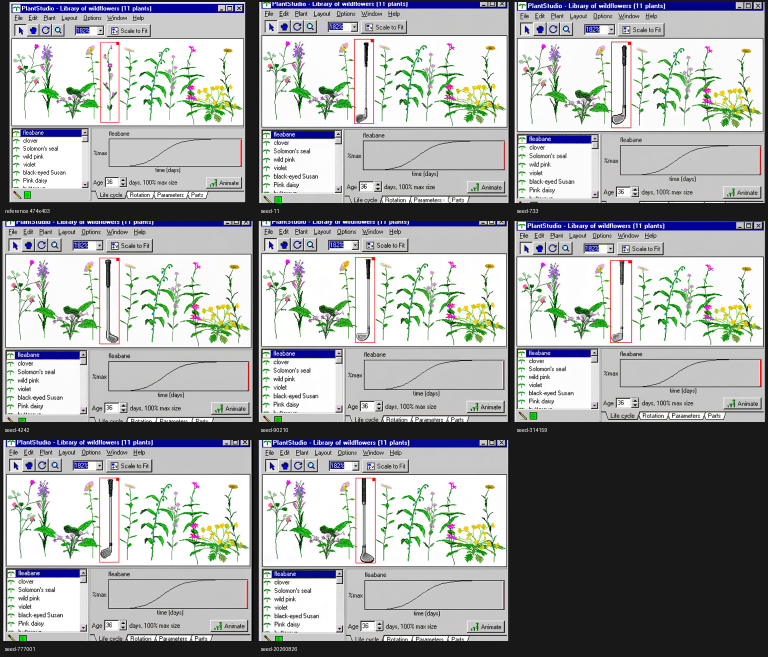
#> input picture artifacts/benchmarks/issue-53-seed-variance/contact-sheet.png, 1536 x 1314 px, given in place of plantstudio-main-window.png, which was not available (shown at 1/2 size)
$ python issue53_contact_sheet.py
#> lines starting #> are read from the running program, lines starting #| are printed output that depends on the picture; pictures that were not available may be replaced by others from this repository, and a replacement may not be noted
"""Build a labeled contact sheet for the Issue #53 seed-variance outputs."""

from pathlib import Path

from PIL import Image, ImageDraw

ROOT = Path(__file__).resolve().parent.parent
OUT = ROOT / "artifacts" / "benchmarks" / "issue-53-seed-variance"
REFERENCE = ROOT / "artifacts" / "references" / "plantstudio-main-window.png"

CELL_W, CELL_H, LABEL_H = 512, 410, 28


def main():
    tiles = [("reference 474x403", Image.open(REFERENCE).convert("RGB"))]
    for path in sorted(OUT.glob("outputs/seed-*.png"), key=lambda p: int(p.stem.split("-")[1])):
        tiles.append((path.stem, Image.open(path).convert("RGB")))
    columns, rows = 3, (len(tiles) + 2) // 3
#> columns = 3; rows = 1
    sheet = Image.new("RGB", (columns * CELL_W, rows * (CELL_H + LABEL_H)), (24, 24, 24))
#> sheet: PIL image 1536x438 RGB; every value is 24
    draw = ImageDraw.Draw(sheet)
    for index, (label, image) in enumerate(tiles):
        col, row = index % columns, index // columns
        image.thumbnail((CELL_W - 8, CELL_H - 8))
        x = col * CELL_W + (CELL_W - image.width) // 2
        y = row * (CELL_H + LABEL_H) + (CELL_H - image.height) // 2
        sheet.paste(image, (x, y))
        draw.text(
            (col * CELL_W + 10, row * (CELL_H + LABEL_H) + CELL_H + 6),
            label,
            fill=(255, 255, 255),
        )
#> this loop made 1 pass
#> (label, col, row, x, y) on pass 1: ('reference 474x403', 0, 0, 21, 4)
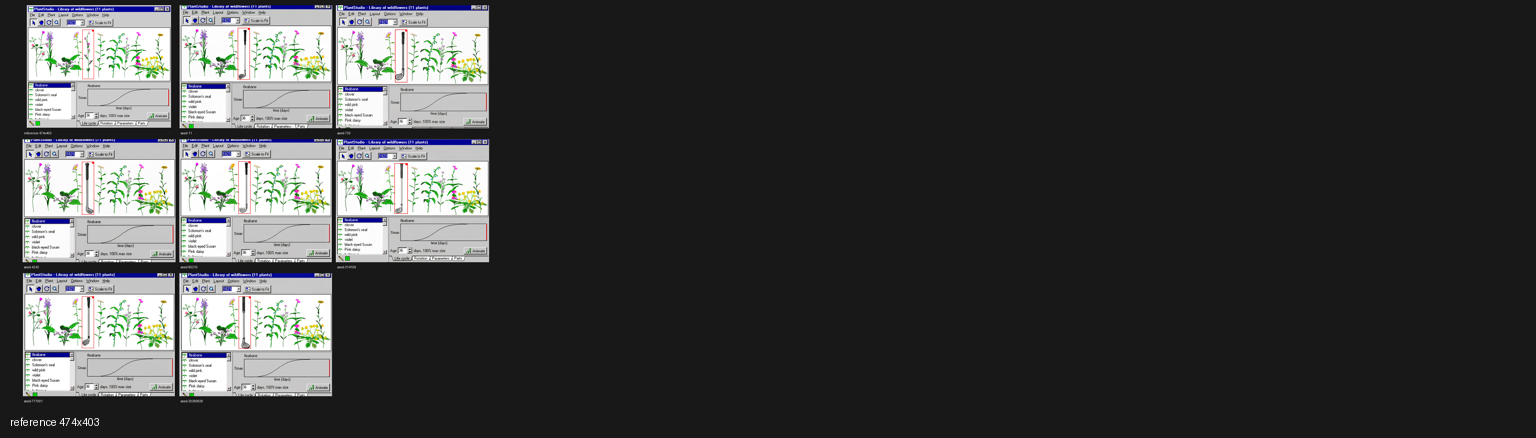
#> sheet: PIL image 1536x438 RGB; mean R, G, B 63.1, 63.8, 63.7
    target = OUT / "contact-sheet.png"
    sheet.save(target)
    print("wrote", target, sheet.size)
#| wrote artifacts/benchmarks/issue-53-seed-variance/contact-sheet.png (1536, 438)


if __name__ == "__main__":
    main()

$ run again, on artifacts/references/custom-filters-ro-v001/style-chat-room.png
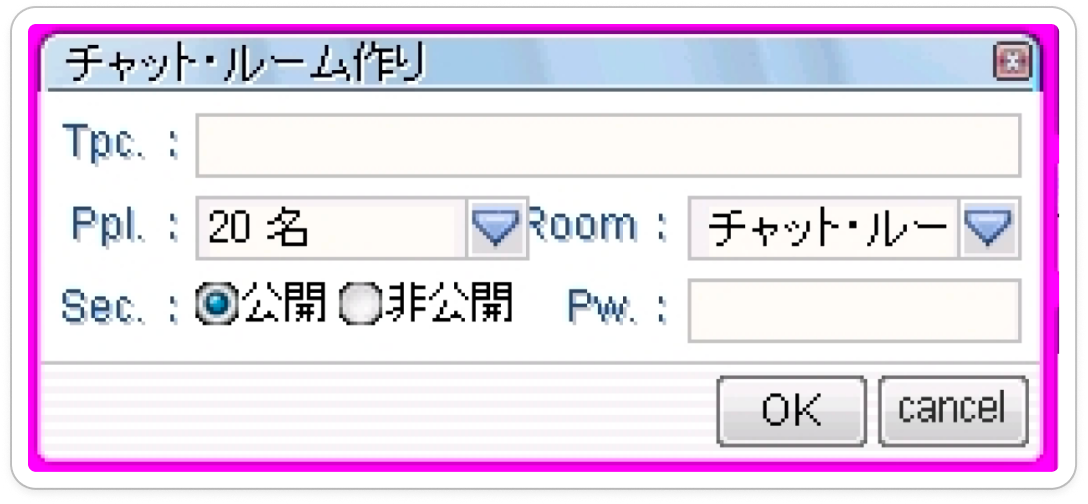
#> input picture artifacts/references/custom-filters-ro-v001/style-chat-room.png, 1088 x 504 px, given in place of plantstudio-main-window.png, which was not available
#> columns = 3; rows = 1
#> the loop in main, `for index, (label, image) in enumerate(tiles):` made 1 pass
#> (label, col, row, x, y) on pass 1: ('reference 474x403', 0, 0, 4, 88)
#> after the loop in main, `for index, (label, image) in enumerate(tiles):`:
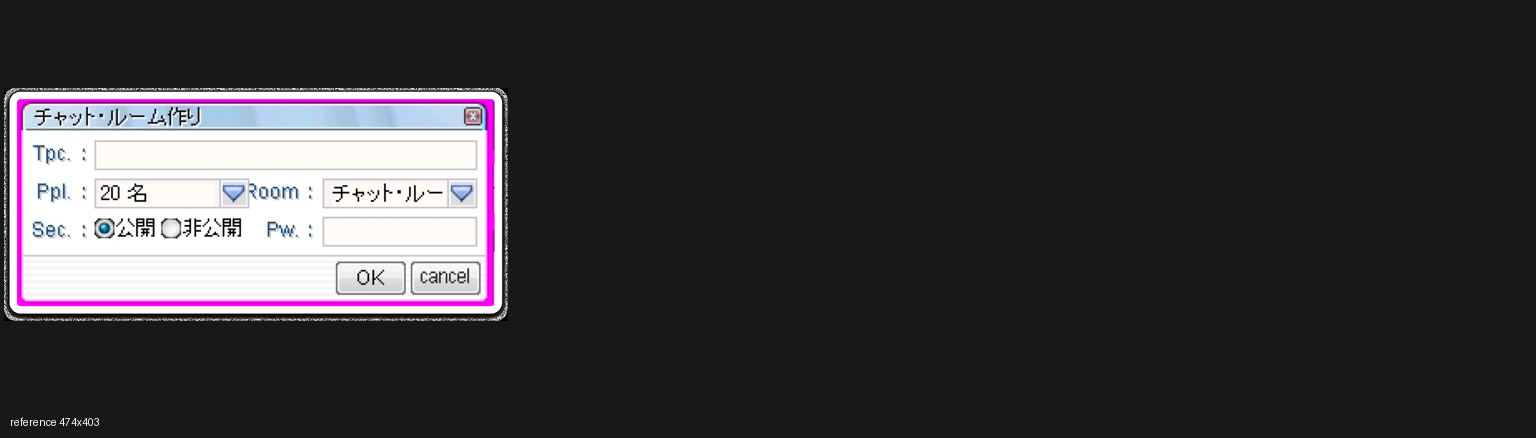
#> sheet: PIL image 1536x438 RGB; mean R, G, B 58.6, 56.4, 59.2
#| wrote artifacts/benchmarks/issue-53-seed-variance/contact-sheet.png (1536, 438)

$ run again, on artifacts/references/kidpix-sketchbook-v005/moleskine-geometry-reference.png
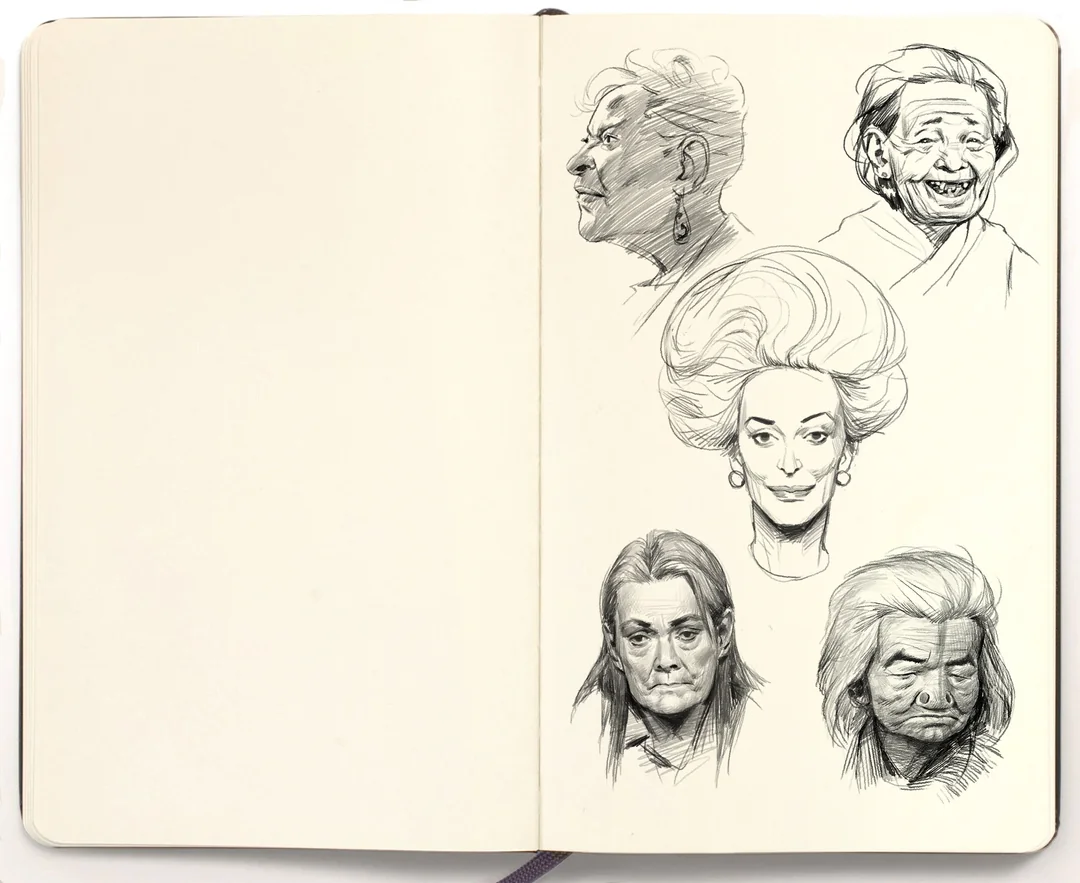
#> input picture artifacts/references/kidpix-sketchbook-v005/moleskine-geometry-reference.png, 1080 x 883 px, given in place of plantstudio-main-window.png, which was not available
#> columns = 3; rows = 1
#> the loop in main, `for index, (label, image) in enumerate(tiles):` made 1 pass
#> (label, col, row, x, y) on pass 1: ('reference 474x403', 0, 0, 10, 4)
#> after the loop in main, `for index, (label, image) in enumerate(tiles):`:
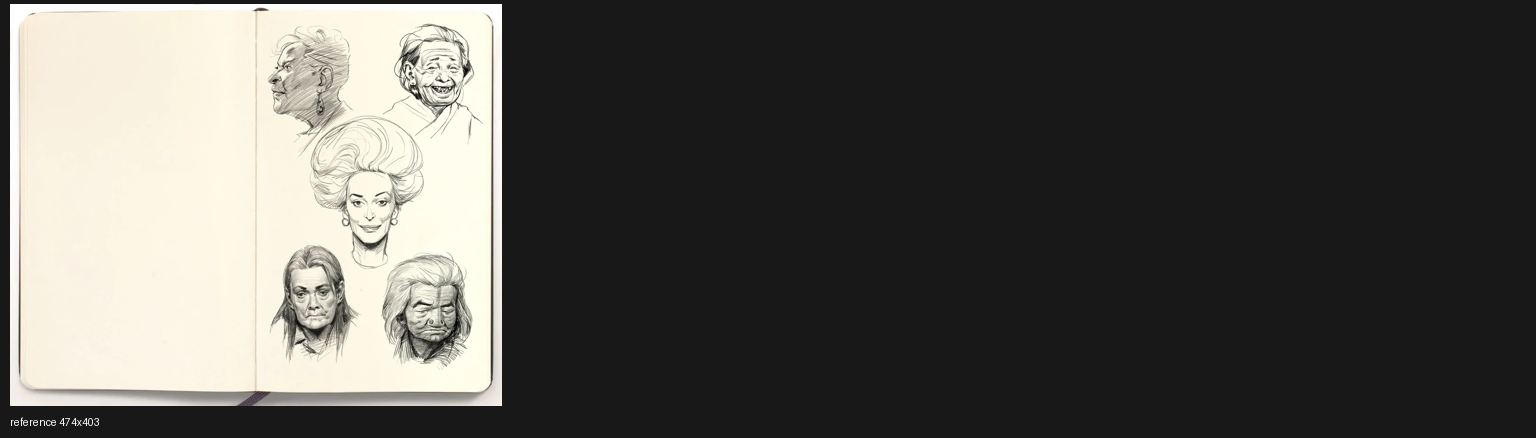
#> sheet: PIL image 1536x438 RGB; mean R, G, B 86.6, 85, 80.6
#| wrote artifacts/benchmarks/issue-53-seed-variance/contact-sheet.png (1536, 438)
